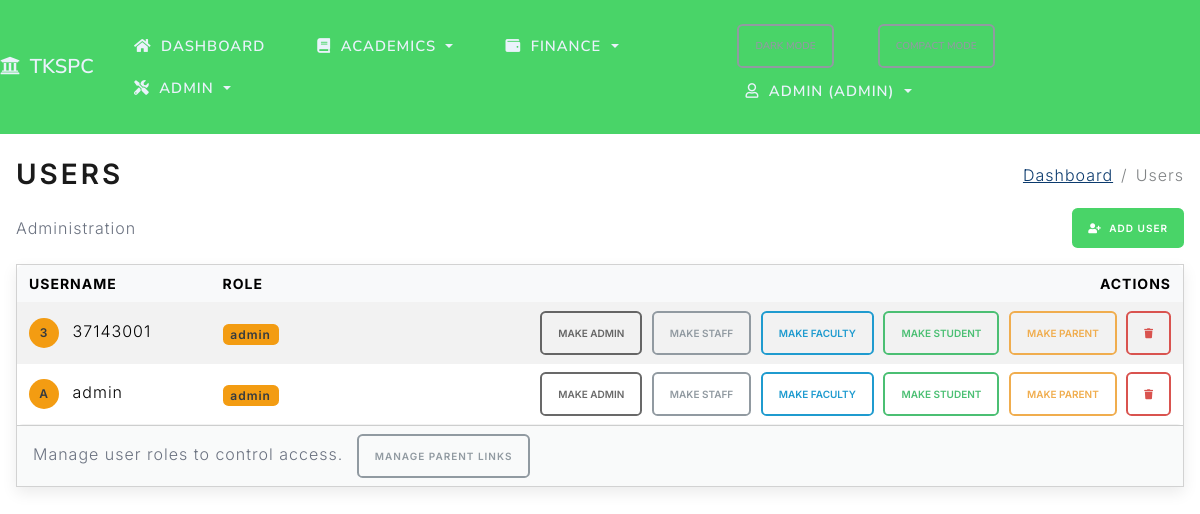
The app's page /admin/users (signed in) with its own data.
### project/models.py (models this page shows, shortened)
class User(db.Model):
    id = db.Column(db.Integer, primary_key=True)
    username = db.Column(db.String(80), unique=True, nullable=False)
    password_hash = db.Column(db.String(256), nullable=False)
    role = db.Column(db.String(20), nullable=False, default='staff')

### project/routes.py (the view)
@app.route('/admin/users')
@crud_required('user', 'read')
def admin_users():
    users = User.query.order_by(User.username.asc()).all()
    usernames = [u.username for u in users]
    photos = {}
    for photo in UserPhoto.query.filter(UserPhoto.username.in_(usernames)).all():
        photos[photo.username] = url_for('static', filename=photo.file_path.lstrip('/'))
    return render_template('users.html', title='Users', users=users, photos=photos)

### project/routes.py (called while the page is built)
def crud_required(resource: str, action: str):
    def decorator(fn):
        @wraps(fn)
        def wrapper(*args, **kwargs):
            if not session.get('logged_in'):
                flash('Please log in to access this page.', 'warning')
                return redirect(url_for('login', next=request.path))
            role = session.get('role')
            allowed = CRUD_PERMISSIONS.get(resource, {}).get(action, [])
            if role not in allowed:
                flash('You are not authorized to perform this action.', 'danger')
                return redirect(url_for('index'))
            return fn(*args, **kwargs)
        return wrapper
    return decorator

### project/templates/users.html (shortened to what this page needs)
{% extends 'base.html' %}
{% block page_title %}<h2 class="mb-0">Users</h2>{% endblock %}
{% block breadcrumbs %}
  <li class="breadcrumb-item"><a href="{{ url_for('dashboard') }}">Dashboard</a></li>
  <li class="breadcrumb-item active" aria-current="page">Users</li>
{% endblock %}
{% block content %}
<div class="d-flex justify-content-between align-items-center mb-3">
  <span class="text-muted">Administration</span>
  <a href="{{ url_for('add_user') }}" class="btn btn-primary btn-sm"><i class="fas fa-user-plus me-1"></i> Add User</a>
</div>
<div class="card">
  <div class="card-body p-0">
    <div class="table-responsive">
      <table class="table table-striped table-sm mb-0">
        <thead>
          <tr>
            <th>Username</th>
            <th>Role</th>
            <th class="text-end" style="min-width: 500px;">Actions</th>
          </tr>
        </thead>
        <tbody>
          {% for u in users %}
          <tr>
            <td>
              {% if photos.get(u.username) %}
              <img src="{{ photos[u.username] }}" class="rounded-circle me-2" style="width: 30px; height: 30px;" alt="{{ u.username }}">
              {% else %}
              <span class="badge bg-secondary rounded-circle me-2" style="width: 30px; height: 30px; display: inline-flex; align-items: center; justify-content: center;">{{ u.username[0]|upper }}</span>
              {% endif %}
              {{ u.username }}
            </td>
            <td><span class="badge bg-secondary">{{ u.role }}</span></td>
            <td class="text-end text-nowrap">
              <form action="{{ url_for('admin_update_user_role', user_id=u.id) }}" method="post" class="d-inline">
                <button type="submit" class="btn btn-sm btn-outline-primary" {% if u.role == 'admin' %}disabled{% endif %}>Make Admin</button>
              </form>
              <form action="{{ url_for('admin_update_user_role', user_id=u.id) }}" method="post" class="d-inline ms-1">
                <button type="submit" class="btn btn-sm btn-outline-secondary" {% if u.role == 'staff' %}disabled{% endif %}>Make Staff</button>
              </form>
              <form action="{{ url_for('admin_update_user_role', user_id=u.id) }}" method="post" class="d-inline ms-1">
                <button type="submit" class="btn btn-sm btn-outline-info" {% if u.role == 'faculty' %}disabled{% endif %}>Make Faculty</button>
              </form>
              <form action="{{ url_for('admin_update_user_role', user_id=u.id) }}" method="post" class="d-inline ms-1">
                <button type="submit" class="btn btn-sm btn-outline-success" {% if u.role == 'student' %}disabled{% endif %}>Make Student</button>
              </form>
              <form action="{{ url_for('admin_update_user_role', user_id=u.id) }}" method="post" class="d-inline ms-1">
                <button type="submit" class="btn btn-sm btn-outline-warning" {% if u.role == 'parent' %}disabled{% endif %}>Make Parent</button>
              </form>
              <form action="{{ url_for('admin_delete_user', user_id=u.id) }}" method="post" class="d-inline ms-1" onsubmit="return confirm('Are you sure you want to delete this user?');">
                <button type="submit" class="btn btn-sm btn-outline-danger"><i class="fas fa-trash"></i></button>
              </form>
            </td>
          </tr>
          {% endfor %}
        </tbody>
      </table>
    </div>
  </div>
  <div class="card-footer text-muted">
    Manage user roles to control access.
    <a href="{{ url_for('admin_parent_links') }}" class="btn btn-sm btn-outline-secondary ms-2">Manage Parent Links</a>
  </div>
  </div>
{% endblock %}

### project/templates/base.html (shortened to what this page needs)
<!DOCTYPE html>
<html>
<head>
    <link rel="stylesheet" href="https://cdn.jsdelivr.net/npm/bootswatch@5.3.2/dist/lux/bootstrap.min.css">
    <link rel="stylesheet" href="https://cdnjs.cloudflare.com/ajax/libs/font-awesome/5.15.4/css/all.min.css">
    <link rel="stylesheet" href="{{ url_for('static', filename='css/app.css') }}">
</head>
<body class="loading">
    <nav class="navbar navbar-expand-lg navbar-dark bg-tkspc sticky-top">
        <a class="navbar-brand" href="{{ url_for('students') }}"><i class="fas fa-university me-1"></i> TKSPC</a>
        <div class="collapse navbar-collapse" id="navMain">
            <ul class="navbar-nav me-auto">
                {% if session.get('logged_in') %}
                <li class="nav-item {% if request.endpoint == 'dashboard' %}active{% endif %}">
                    <a class="nav-link" href="{{ url_for('dashboard') }}" aria-label="Dashboard" data-bs-toggle="tooltip" data-bs-placement="bottom" title="Dashboard"><i class="fas fa-home me-1"></i><span class="nav-label">Dashboard</span></a>
                </li>
                <li class="nav-item dropdown">
                    <a class="nav-link dropdown-toggle" href="#" id="navAcademics" role="button" data-bs-toggle="dropdown" aria-expanded="false"><i class="fas fa-book me-1"></i><span class="nav-label">Academics</span></a>
                </li>
                <li class="nav-item dropdown">
                    <a class="nav-link dropdown-toggle" href="#" id="navFinance" role="button" data-bs-toggle="dropdown" aria-expanded="false"><i class="fas fa-wallet me-1"></i><span class="nav-label">Finance</span></a>
                </li>
                {% if session.get('role') != 'parent' %}
                <li class="nav-item dropdown">
                    <a class="nav-link dropdown-toggle" href="#" id="navAdmin" role="button" data-bs-toggle="dropdown" aria-expanded="false"><i class="fas fa-tools me-1"></i><span class="nav-label">Admin</span></a>
                </li>
                {% endif %}
                {% endif %}
            </ul>
            <ul class="navbar-nav ms-auto">
                <li class="nav-item">
                    <button id="themeToggle" class="btn btn-sm btn-outline-secondary me-2" type="button">Dark Mode</button>
                </li>
                <li class="nav-item">
                    <button id="compactToggle" class="btn btn-sm btn-outline-secondary me-2" type="button">Compact Mode</button>
                </li>
                {% if session.get('logged_in') %}
                <li class="nav-item dropdown">
                    <a class="nav-link dropdown-toggle" href="#" id="navAccount" role="button" data-bs-toggle="dropdown" aria-expanded="false"><i class="far fa-user me-1"></i>{{ session.get('user') }} ({{ session.get('role', 'staff') }})</a>
                </li>
                {% else %}
                <li class="nav-item {% if request.endpoint == 'login' %}active{% endif %}"><a class="nav-link" href="{{ url_for('login') }}"><i class="fas fa-sign-in-alt mr-1"></i>Login</a></li>
                {% endif %}
            </ul>
        </div>
    </nav>
    <div class="container-fluid mt-4 px-3">
        <div class="d-flex justify-content-between align-items-center mb-3 page-header">
            <div>
                {% block page_title %}{% endblock %}
            </div>
            <nav aria-label="breadcrumb">
                <ol class="breadcrumb mb-0">
                    {% block breadcrumbs %}{% endblock %}
                </ol>
            </nav>
        </div>
        <div id="toastContainer" class="toast-container position-fixed p-3" style="top: 1rem; right: 1rem; z-index: 1080;">
        </div>
        {% block content %}{% endblock %}
    </div>
  </body>
</html>

### project/static/css/app.css (style rules this page uses)
:root { --bg: #ffffff; --text: #1f2937; --muted: #6b7280; --card-bg: #ffffff; --card-shadow: 0 0.35rem 0.9rem rgba(0,0,0,0.08); --table-header-bg: #f8f9fa; --tkspc-primary: #49d468; --tkspc-secondary: #f39c12; --tkspc-accent: #1abc9c; --link: #0b3a6d; --link-hover: #072a4d; }
body { background-color: var(--bg); color: var(--text); }
.container-fluid { font-family: 'Inter', system-ui, -apple-system, Segoe UI, Roboto, Helvetica, Arial, 'Apple Color Emoji', 'Segoe UI Emoji'; }
.navbar-brand { font-weight: 600; letter-spacing: 0.2px; }
.navbar .nav-link { padding: 0.5rem 0.6rem; font-size: 0.92rem; }
.navbar .navbar-nav { gap: 0.25rem; }
.navbar .nav-link { display: inline-flex; align-items: center; gap: 0.35rem; }
.navbar-dark.bg-tkspc { background-color: var(--tkspc-primary) !important; }
.navbar-dark .navbar-brand, .navbar-dark .nav-link { color: #eaf2fb; }
a { color: var(--link); }
@media (min-width: 993px) { .navbar .navbar-nav { flex-wrap: wrap; } }
.card { box-shadow: var(--card-shadow); background-color: var(--card-bg); }
table.table thead th { background-color: var(--table-header-bg); }
table.table td, table.table th { vertical-align: middle; }
.table-sm td, .table-sm th { padding: 0.5rem 0.75rem; }
.table-responsive { border-radius: 0.35rem; overflow-x: auto; -webkit-overflow-scrolling: touch; }
.text-nowrap { white-space: nowrap !important; }
.btn { border-radius: 0.35rem; }
.btn-primary { background-color: var(--tkspc-primary); border-color: var(--tkspc-primary); }
.btn-outline-primary { color: var(--tkspc-primary); border-color: var(--tkspc-primary); }
.badge.bg-secondary { background-color: var(--tkspc-secondary) !important; }
.badge { border-radius: 0.35rem; }
.text-muted { color: var(--muted) !important; }
.breadcrumb { background: transparent; }
.breadcrumb .breadcrumb-item a { color: var(--link); }
.toast-container { pointer-events: none; }

### records on screen
User: username "3", username "37143001", role "admin"
User: username "A", username "admin", role "admin"

### other values on screen
{{ session.get('user') }} "ADMIN"
{{ session.get('role', 'staff') }} "ADMIN"
